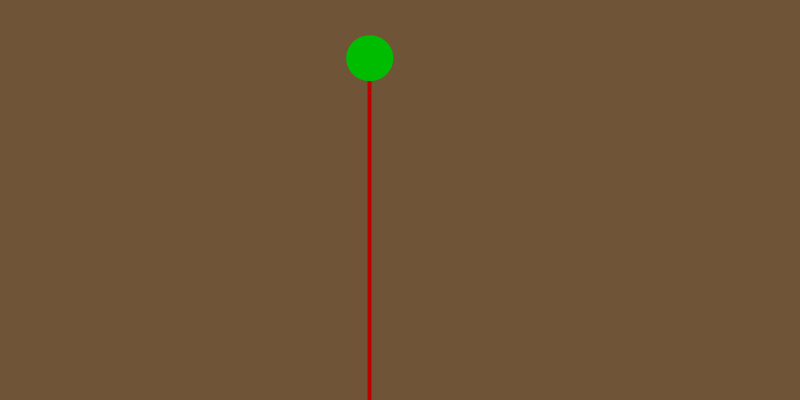
Frame 1 (no input)
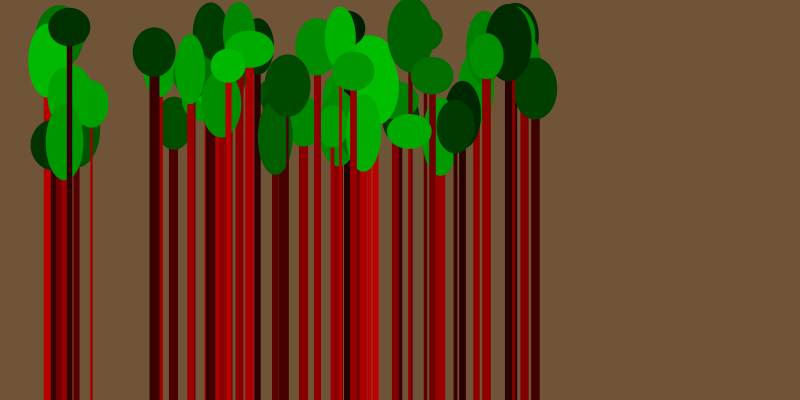
Frame 60 (the mouse pressed at the canvas centre just before this capture)
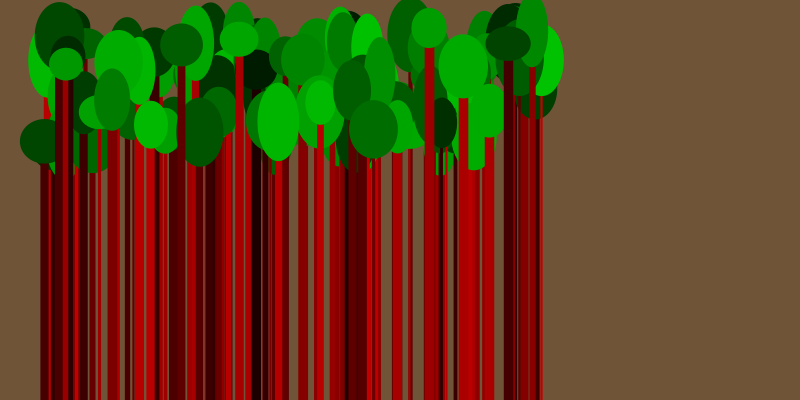
Frame 120 (the mouse held since frame 60 and released just before this capture)

The Processing sketch that drew these frames (run headless with seeded random() and noise(); from frame 60 on, the mouse is pressed at the canvas centre):

// Processing sketch: Tree2
// ── Tree2.pde
float xoff = 0.1;
  void setup() 
  {
  size(800,400);
  background(112,84,56);
  smooth();
  }
  void draw()
  {
  frameRate(5);
  float x = random(40,550);
  float y = random(26,150);
  float g = random(50, 355);
  float n = noise(xoff) * 310;
  float nc = noise(xoff) * g;
  stroke(nc, 0, 0);
  strokeWeight(random(2,10));
  line(x,y,x,1960);
  noStroke();
  fill(0, nc, 0);
  float x2 = random(30, 50);
  float y2 = random(30, 80);
  ellipse(x,y,x2,y2);
  }
